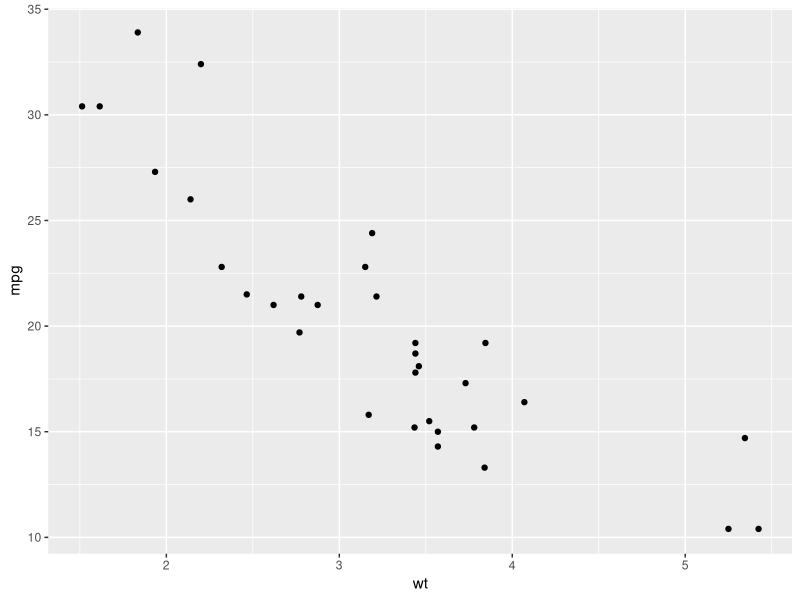
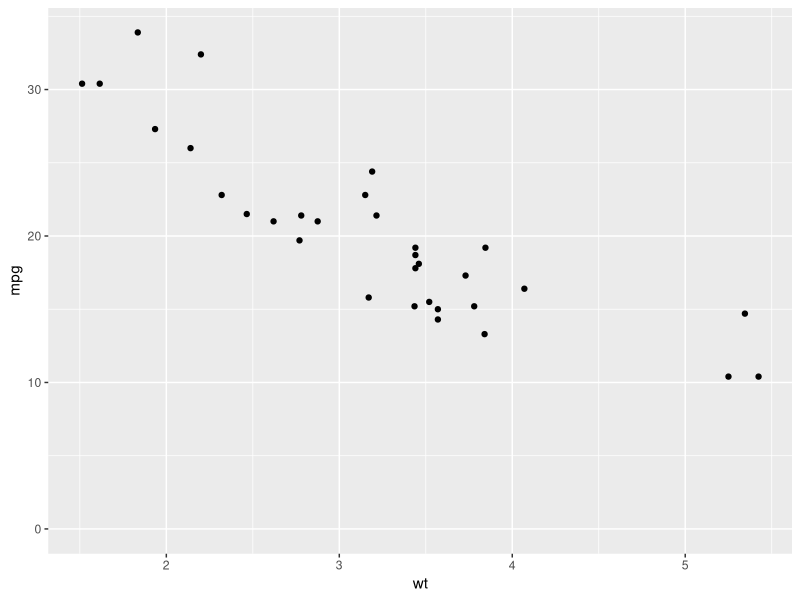
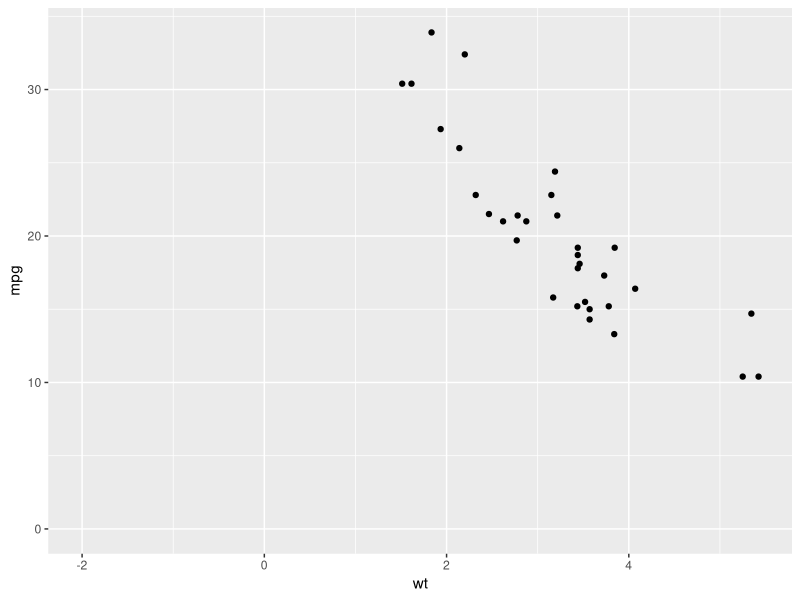
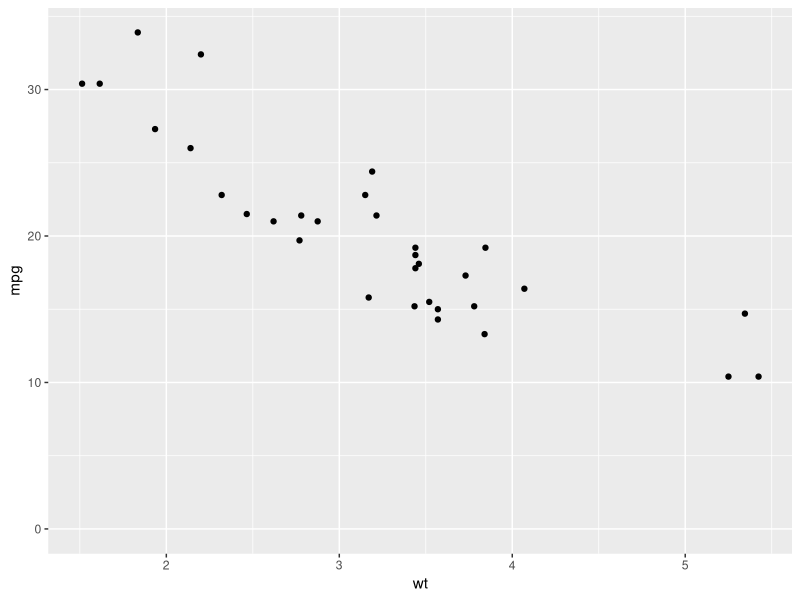

Reproduce these figures in R, in order.
## ---- chunk 1
library(ggplot2)
ggplot(mtcars, aes(wt, mpg)) +
  geom_point()
## ---- chunk 2
ggplot(mtcars, aes(wt, mpg)) +
  geom_point() + 
  scale_y_continuous(limits = c(0, NA))
## ---- chunk 3
ggplot(mtcars, aes(wt, mpg)) +
  geom_point() + 
  ylim(c(0, NA)) +
  xlim(c(-2, NA))
## ---- chunk 4
ggplot(mtcars, aes(wt, mpg)) +
  geom_point() + 
  expand_limits(y=0)
